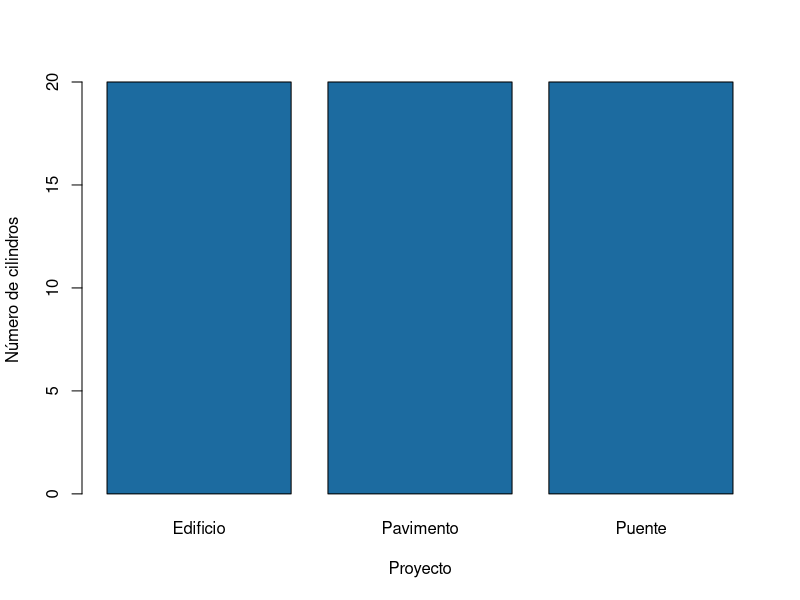
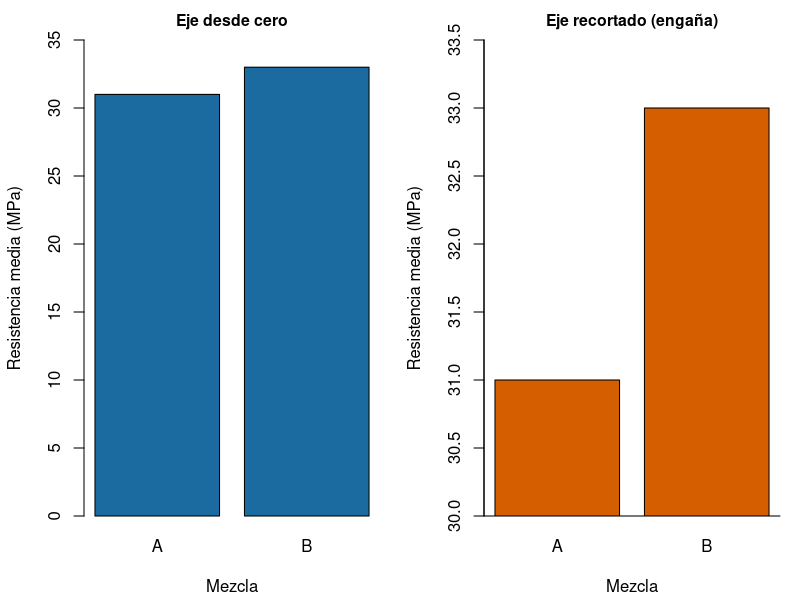
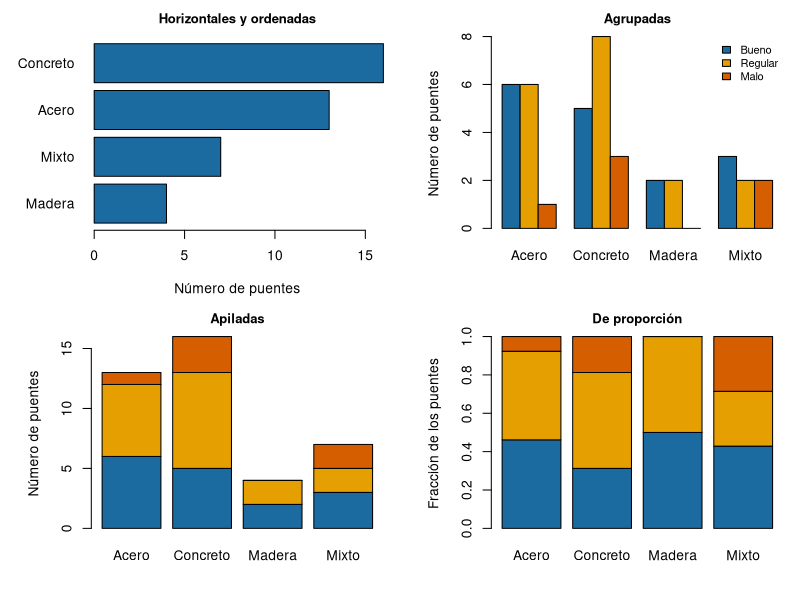
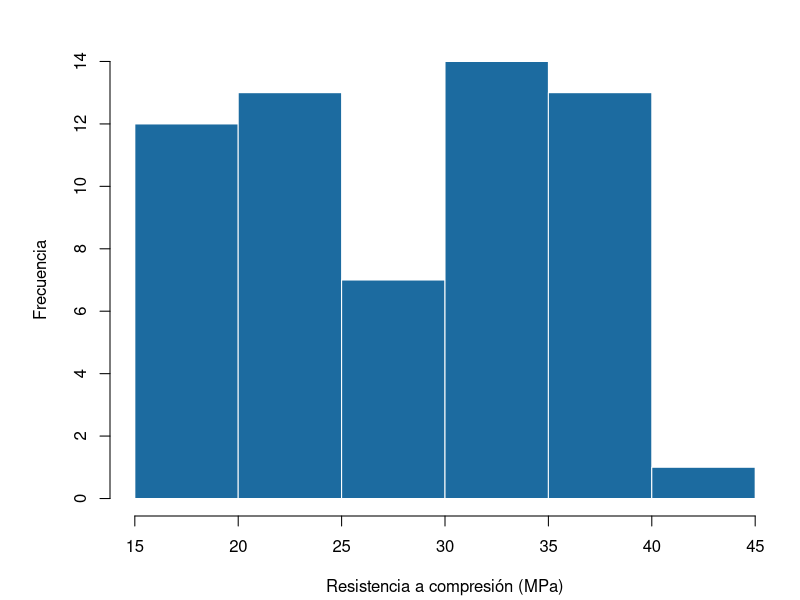
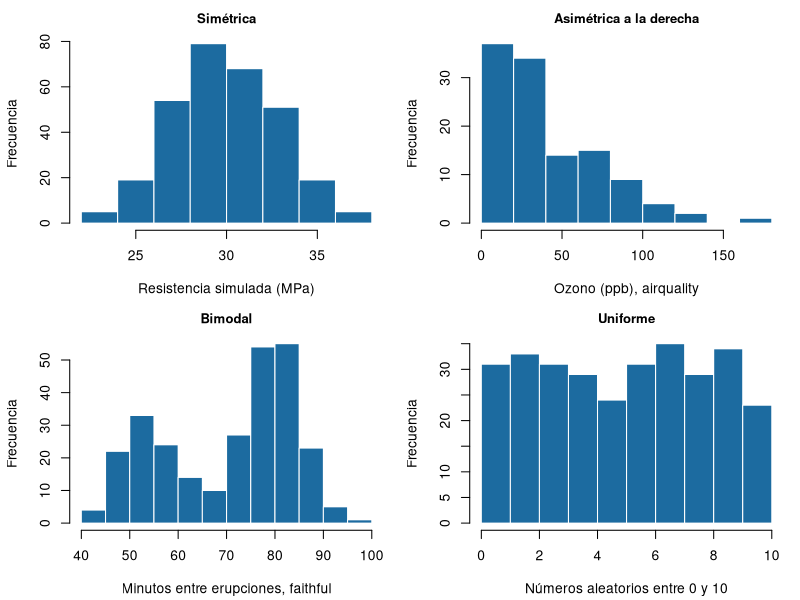
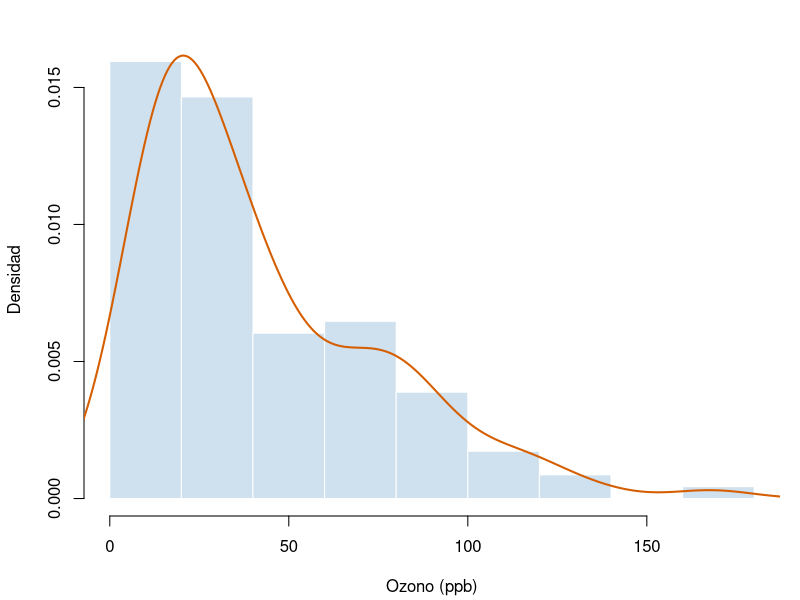
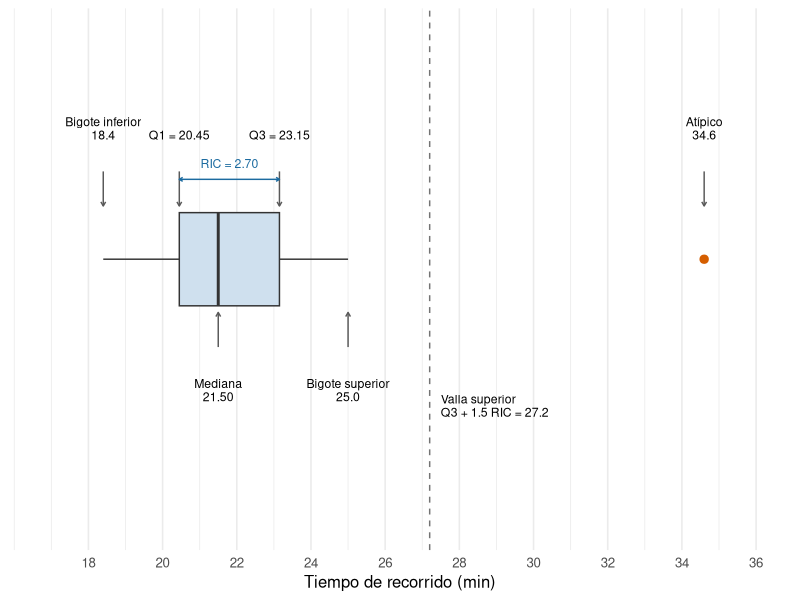
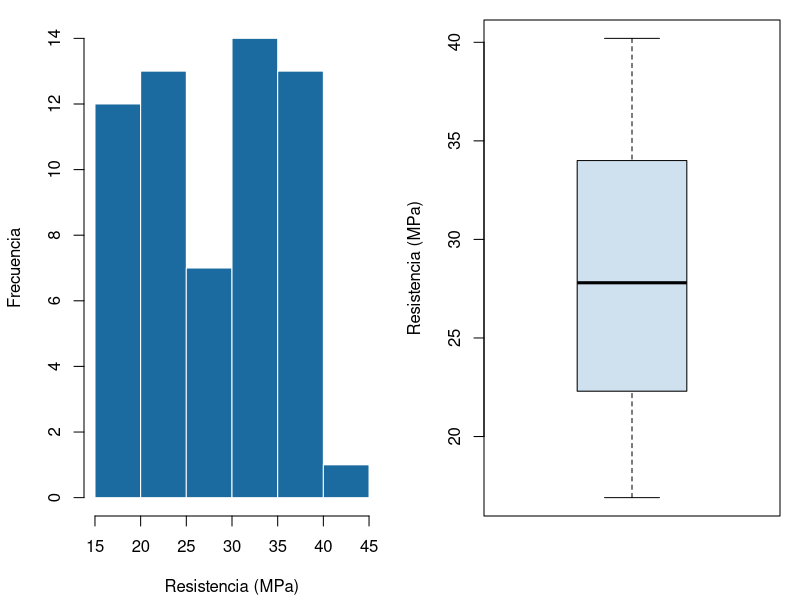

Here is the R script that generated these plots, in order:
## ---- chunk 1
#| echo: false
ensayos <- read.csv("datos/ensayos_concreto_hipoteticos.csv")
transito <- read.csv("datos/transito_horario_hipotetico.csv")
## ---- chunk 2
#| label: tbl-graf-elegir
#| tbl-cap: "Gráfico recomendado según el tipo de variable."
#| echo: false

library(kableExtra)
data.frame(
  variables = c("Una categórica", "Una numérica", "Una numérica según una categórica",
                "Dos numéricas", "Una numérica en el tiempo"),
  pregunta = c("¿Cuántos hay de cada categoría?", "¿Cómo se distribuyen los valores?",
               "¿Cambian los valores entre grupos?", "¿Se relacionan las dos variables?",
               "¿Cómo cambia la variable con el tiempo?"),
  grafico = c("Barras", "Histograma, caja", "Cajas, puntos por grupo", "Dispersión", "Líneas"),
  ejemplo = c("Cilindros por proyecto", "Resistencia de los cilindros",
              "Resistencia por proyecto", "Asentamiento y resistencia", "Vehículos por hora")
) %>%
  kbl(col.names = c("Variables", "Pregunta", "Gráfico", "Ejemplo"), align = "llll") %>%
  kable_styling(full_width = FALSE, bootstrap_options = c("hover", "condensed"))
## ---- chunk 3
#| label: fig-graf-barras-base
#| fig-cap: "Número de cilindros por proyecto, con `barplot()`."
#| fig-alt: "Gráfico de barras con tres barras de igual altura, una por proyecto"

conteo <- table(ensayos$proyecto)
barplot(conteo, col = "#1C6BA0",
        xlab = "Proyecto", ylab = "Número de cilindros")
## ---- chunk 4
#| label: fig-graf-barras-eje
#| fig-cap: "Eje desde cero y eje recortado."
#| fig-alt: "A la izquierda dos barras de altura casi igual, 31 y 33 MPa, con el eje desde cero; a la derecha las mismas barras con el eje desde 30, donde una parece el triple de la otra"
#| echo: false
#| fig-height: 3.4

medias <- c(A = 31.0, B = 33.0)
par(mfrow = c(1, 2), mar = c(4.2, 4.2, 2, 1))
barplot(medias, col = "#1C6BA0", ylim = c(0, 35), main = "Eje desde cero",
        xlab = "Mezcla", ylab = "Resistencia media (MPa)", cex.main = 0.95)
barplot(medias, col = "#D55E00", ylim = c(30, 33.5), xpd = FALSE, main = "Eje recortado (engaña)",
        xlab = "Mezcla", ylab = "Resistencia media (MPa)", cex.main = 0.95)
box(bty = "l")
par(mfrow = c(1, 1))
## ---- chunk 5
#| label: fig-graf-barras-variantes
#| fig-cap: "Variantes del gráfico de barras."
#| fig-alt: "Cuatro paneles: barras horizontales ordenadas por número de puentes, barras agrupadas por estado, barras apiladas y barras apiladas al 100 por ciento"
#| echo: false
#| fig-height: 6
#| fig-width: 9
#| out-width: "95%"

puentes <- read.csv("datos/inspeccion_puentes_hipotetica.csv")
puentes$estado <- factor(puentes$estado, levels = c("Bueno", "Regular", "Malo"))
tab <- table(puentes$estado, puentes$material)
colores <- c("#1C6BA0", "#E69F00", "#D55E00")
par(mfrow = c(2, 2), mar = c(4.2, 5.5, 2.2, 1))
barplot(sort(table(puentes$material)), horiz = TRUE, las = 1, col = "#1C6BA0",
        main = "Horizontales y ordenadas", xlab = "Número de puentes", cex.main = 0.95)
barplot(tab, beside = TRUE, col = colores, main = "Agrupadas", ylab = "Número de puentes",
        legend.text = TRUE, args.legend = list(x = "topright", bty = "n", cex = 0.8), cex.main = 0.95)
barplot(tab, col = colores, main = "Apiladas", ylab = "Número de puentes", cex.main = 0.95)
barplot(prop.table(tab, margin = 2), col = colores, main = "De proporción",
        ylab = "Fracción de los puentes", cex.main = 0.95)
par(mfrow = c(1, 1))
## ---- chunk 6
#| label: fig-graf-hist-base
#| fig-cap: "Histograma de la resistencia de los 60 cilindros, con `hist()`."
#| fig-alt: "Histograma con dos grupos de barras, uno alrededor de 20 MPa y otro alrededor de 35 MPa"

hist(ensayos$resistencia_mpa, col = "#1C6BA0", border = "white",
     main = "", xlab = "Resistencia a compresión (MPa)", ylab = "Frecuencia")
## ---- chunk 7
#| label: fig-graf-hist-formas
#| fig-cap: "Formas frecuentes de un histograma."
#| fig-alt: "Cuatro histogramas: uno simétrico en forma de campana, uno con cola larga a la derecha, uno con dos montañas separadas y uno plano"
#| echo: false
#| fig-height: 5.6
#| fig-width: 9
#| out-width: "95%"

set.seed(4)
par(mfrow = c(2, 2), mar = c(4.2, 4.2, 2.2, 1))
hist(rnorm(300, mean = 30, sd = 3), col = "#1C6BA0", border = "white", main = "Simétrica",
     xlab = "Resistencia simulada (MPa)", ylab = "Frecuencia", cex.main = 0.95)
hist(airquality$Ozone, col = "#1C6BA0", border = "white", main = "Asimétrica a la derecha",
     xlab = "Ozono (ppb), airquality", ylab = "Frecuencia", cex.main = 0.95)
hist(faithful$waiting, breaks = 15, col = "#1C6BA0", border = "white", main = "Bimodal",
     xlab = "Minutos entre erupciones, faithful", ylab = "Frecuencia", cex.main = 0.95)
hist(runif(300, 0, 10), breaks = 10, col = "#1C6BA0", border = "white", main = "Uniforme",
     xlab = "Números aleatorios entre 0 y 10", ylab = "Frecuencia", cex.main = 0.95)
par(mfrow = c(1, 1))
## ---- chunk 8
#| label: fig-graf-hist-densidad
#| fig-cap: "Histograma de densidad del ozono."
#| fig-alt: "Histograma con cola larga a la derecha y una curva suave naranja que sigue la forma de las barras"

ozono <- na.omit(airquality$Ozone)
hist(ozono, freq = FALSE, col = "#cfe0ee", border = "white", main = "",
     xlab = "Ozono (ppb)", ylab = "Densidad")
lines(density(ozono), col = "#D55E00", lwd = 2)
## ---- chunk 9
#| label: fig-graf-caja-partes
#| fig-cap: "Partes de un diagrama de caja."
#| fig-alt: "Diagrama de caja horizontal con flechas que señalan el bigote inferior en 18.4, el primer cuartil en 20.45, la mediana en 21.5, el tercer cuartil en 23.15, el bigote superior en 25.0, la valla superior en 27.2 y un punto atípico en 34.6 minutos"
#| echo: false
#| fig-height: 3.4

library(ggplot2)
tiempo <- c(18.4, 19.1, 19.8, 20.3, 20.6, 21.0, 21.2, 21.5, 21.9, 22.4,
            22.8, 23.5, 24.1, 25.0, 34.6)
q <- quantile(tiempo, c(0.25, 0.5, 0.75))
ric <- unname(q[3] - q[1])
valla_sup <- unname(q[3] + 1.5 * ric)
marcas <- data.frame(
  x = c(18.4, q[1], q[2], q[3], 25.0, 34.6),
  y = c(1.45, 1.45, 0.55, 1.45, 0.55, 1.45),
  texto = c("Bigote inferior\n18.4", "Q1 = 20.45", "Mediana\n21.50", "Q3 = 23.15",
            "Bigote superior\n25.0", "Atípico\n34.6")
)
ggplot(data.frame(tiempo), aes(x = tiempo, y = 1)) +
  geom_boxplot(width = 0.35, fill = "#cfe0ee", outlier.size = 2.5, outlier.colour = "#D55E00") +
  geom_vline(xintercept = valla_sup, linetype = 2, colour = "gray45") +
  geom_segment(data = marcas, aes(x = x, xend = x, y = ifelse(y > 1, y - 0.12, y + 0.12),
                                  yend = ifelse(y > 1, 1.2, 0.8)),
               arrow = arrow(length = unit(0.12, "cm")), colour = "gray35") +
  geom_text(data = marcas, aes(x = x, y = y, label = texto), size = 3.1, lineheight = 0.9,
            vjust = ifelse(marcas$y > 1, 0, 1)) +
  annotate("segment", x = q[1], xend = q[3], y = 1.3, yend = 1.3,
           arrow = arrow(ends = "both", length = unit(0.1, "cm")), colour = "#1C6BA0") +
  annotate("text", x = mean(q[c(1, 3)]), y = 1.36, label = "RIC = 2.70",
           colour = "#1C6BA0", size = 3.1) +
  annotate("text", x = valla_sup + 0.3, y = 0.45, hjust = 0, size = 3.1, lineheight = 0.9,
           label = "Valla superior\nQ3 + 1.5 RIC = 27.2") +
  scale_y_continuous(limits = c(0.0, 1.85), breaks = NULL) +
  scale_x_continuous(breaks = seq(18, 36, 2), limits = c(16.8, 36)) +
  labs(x = "Tiempo de recorrido (min)", y = NULL) +
  theme_minimal(base_size = 12)
## ---- chunk 10
#| label: fig-graf-caja-bimodal
#| fig-cap: "Histograma y caja de los mismos datos."
#| fig-alt: "A la izquierda, un histograma con dos grupos de barras separados; a la derecha, una sola caja ancha sin señal de los dos grupos"
#| echo: false
#| fig-height: 3.6

par(mfrow = c(1, 2), mar = c(4.2, 4.2, 1, 1))
hist(ensayos$resistencia_mpa, col = "#1C6BA0", border = "white", main = "",
     xlab = "Resistencia (MPa)", ylab = "Frecuencia")
boxplot(ensayos$resistencia_mpa, col = "#cfe0ee", ylab = "Resistencia (MPa)")
par(mfrow = c(1, 1))
## ---- chunk 11
#| label: fig-graf-caja-base
#| fig-cap: "Resistencia a 28 días por proyecto, con `boxplot()`."
#| fig-alt: "Tres diagramas de caja; el del puente está más arriba que los del pavimento y el edificio"

e28 <- ensayos[ensayos$edad_dias == 28, ]
boxplot(resistencia_mpa ~ proyecto, data = e28, col = "#cfe0ee",
        xlab = "Proyecto", ylab = "Resistencia a 28 días (MPa)")
## ---- chunk 12
# 1) Datos (min)
tiempo <- c(18.4, 19.1, 19.8, 20.3, 20.6, 21.0, 21.2, 21.5, 21.9, 22.4,
            22.8, 23.5, 24.1, 25.0, 34.6)

# 2) Cuartiles y RIC
cuartiles <- quantile(tiempo, c(0.25, 0.50, 0.75))
cuartiles
ric <- IQR(tiempo)
ric

# 3) Vallas y atípicos
valla_inf <- cuartiles[1] - 1.5 * ric
valla_sup <- cuartiles[3] + 1.5 * ric
c(valla_inf, valla_sup)
tiempo[tiempo < valla_inf | tiempo > valla_sup]

# 4) Comprobación: los cinco números del dibujo y los atípicos
boxplot.stats(tiempo)$stats
boxplot.stats(tiempo)$out
## ---- chunk 13
#| label: fig-graf-caja-tiempos
#| fig-cap: "Tiempos de recorrido de un bus."
#| fig-alt: "Diagrama de caja horizontal entre 18 y 25 minutos con un punto aislado en 34.6 minutos"
#| fig-height: 2.8

# 5) Caja horizontal
boxplot(tiempo, horizontal = TRUE, col = "#cfe0ee",
        xlab = "Tiempo de recorrido (min)")
## ---- chunk 14
#| label: fig-graf-caja-variantes
#| fig-cap: "Variantes del diagrama de caja."
#| fig-alt: "Seis paneles: cajas clásicas, cajas con muescas, cajas de ancho variable, cajas con los puntos encima, violines con una caja angosta dentro y cajas por proyecto y mezcla con dos colores"
#| echo: false
#| fig-height: 6.4
#| fig-width: 9
#| out-width: "95%"

library(patchwork)
tema_v <- theme_minimal(base_size = 10) + theme(plot.title = element_text(size = 10, face = "bold"))
ejes <- labs(x = NULL, y = "Resistencia (MPa)")
e28_desigual <- e28[!(e28$proyecto == "Pavimento" & seq_len(nrow(e28)) %% 2 == 0), ]
p1 <- ggplot(e28, aes(proyecto, resistencia_mpa)) +
  geom_boxplot(fill = "#cfe0ee") + ggtitle("1. Clásica") + ejes + tema_v
p2 <- ggplot(e28, aes(proyecto, resistencia_mpa)) +
  geom_boxplot(fill = "#cfe0ee", notch = TRUE) + ggtitle("2. Con muescas") + ejes + tema_v
p3 <- ggplot(e28_desigual, aes(proyecto, resistencia_mpa)) +
  geom_boxplot(fill = "#cfe0ee", varwidth = TRUE) +
  ggtitle("3. Ancho variable") + ejes + tema_v
p4 <- ggplot(e28, aes(proyecto, resistencia_mpa)) +
  geom_boxplot(fill = "#cfe0ee", outlier.shape = NA) +
  geom_jitter(width = 0.12, height = 0, size = 1.4, colour = "#1C6BA0") +
  ggtitle("4. Caja con puntos") + ejes + tema_v
p5 <- ggplot(e28, aes(proyecto, resistencia_mpa)) +
  geom_violin(fill = "#cfe0ee", colour = "gray40") +
  geom_boxplot(width = 0.12, outlier.shape = NA) + ggtitle("5. Violín con caja") + ejes + tema_v
p6 <- ggplot(e28, aes(proyecto, resistencia_mpa, fill = mezcla)) +
  geom_boxplot() + scale_fill_manual(values = c(A = "#cfe0ee", B = "#E69F00")) +
  ggtitle("6. Por proyecto y mezcla") + ejes + tema_v +
  theme(legend.position = "bottom", legend.key.size = unit(0.35, "cm"))
(p1 + p2 + p3) / (p4 + p5 + p6)
## ---- chunk 15
#| label: fig-graf-dispersion-base
#| fig-cap: "Ozono y temperatura diarios."
#| fig-alt: "Nube de puntos que sube de izquierda a derecha y se curva hacia arriba: con más de 80 grados Fahrenheit el ozono pasa a menudo de 75 ppb"

plot(airquality$Temp, airquality$Ozone, pch = 19, col = "#1C6BA0",
     xlab = "Temperatura máxima (°F)", ylab = "Ozono (ppb)")
## ---- chunk 16
#| label: fig-graf-dispersion-patrones
#| fig-cap: "Patrones de un gráfico de dispersión."
#| fig-alt: "Cuatro nubes de puntos: una que sube en línea recta, una que baja, una redonda sin dirección y una en forma de curva"
#| echo: false
#| fig-height: 5.4
#| fig-width: 8
#| out-width: "90%"

set.seed(11)
x <- runif(60, 0, 10)
par(mfrow = c(2, 2), mar = c(3.2, 3.2, 2.2, 1), mgp = c(2, 0.6, 0))
plot(x, 2 + 0.8 * x + rnorm(60, 0, 0.8), pch = 19, col = "#1C6BA0", main = "Positiva y lineal",
     xlab = "x", ylab = "y", cex.main = 0.95)
plot(x, 10 - 0.7 * x + rnorm(60, 0, 1.2), pch = 19, col = "#1C6BA0", main = "Negativa y lineal",
     xlab = "x", ylab = "y", cex.main = 0.95)
plot(x, rnorm(60, 5, 2), pch = 19, col = "#1C6BA0", main = "Sin relación",
     xlab = "x", ylab = "y", cex.main = 0.95)
plot(x, 0.25 * (x - 5)^2 + rnorm(60, 0, 0.5), pch = 19, col = "#1C6BA0", main = "Curva",
     xlab = "x", ylab = "y", cex.main = 0.95)
par(mfrow = c(1, 1))
## ---- chunk 17
#| label: fig-graf-lineas-base
#| fig-cap: "Vehículos por hora en un día laboral, con `plot()`."
#| fig-alt: "Línea con picos a las 7, a las 13 y a las 17 horas"

lab <- transito[transito$dia == "Laboral", ]
plot(lab$hora, lab$vehiculos, type = "o", pch = 19, col = "#1C6BA0",
     xlab = "Hora del día", ylab = "Vehículos por hora")
## ---- chunk 18
#| label: fig-graf-base-detalles
#| fig-cap: "Vehículos por hora en los dos tipos de día, con una línea de referencia en 800 vehículos por hora."
#| fig-alt: "Dos líneas de vehículos por hora; la del día laboral pasa sobre la línea discontinua de 800 en la mañana y en la tarde, la del fin de semana queda siempre por debajo"

fds <- transito[transito$dia == "Fin de semana", ]
plot(lab$hora, lab$vehiculos, type = "o", pch = 19, col = "#1C6BA0",
     ylim = c(0, 1200), xlab = "Hora del día", ylab = "Vehículos por hora")
lines(fds$hora, fds$vehiculos, type = "o", pch = 17, col = "#E69F00")
abline(h = 800, lty = 2, col = "gray40")
legend("topleft", legend = c("Laboral", "Fin de semana"),
       col = c("#1C6BA0", "#E69F00"), pch = c(19, 17), lty = 1, bty = "n")
## ---- chunk 19
#| label: fig-graf-hist-gg
#| fig-cap: "Histograma de la resistencia por edad del ensayo, con ggplot2."
#| fig-alt: "Histograma con las barras de 7 días a la izquierda en un color y las de 28 días a la derecha en otro"

library(ggplot2)

ggplot(ensayos, aes(x = resistencia_mpa, fill = factor(edad_dias))) +
  geom_histogram(binwidth = 2, color = "white", position = "identity", alpha = 0.8) +
  labs(x = "Resistencia a compresión (MPa)", y = "Frecuencia",
       fill = "Edad (días)") +
  theme_minimal()
## ---- chunk 20
#| label: fig-graf-geoms
#| fig-cap: "Cuatro geometrías de ggplot2 con los datos de ensayos y de tránsito."
#| fig-alt: "Cuatro paneles: barras por proyecto, cajas de resistencia por proyecto, dispersión de asentamiento contra resistencia y líneas de vehículos por hora"
#| fig-width: 9
#| fig-height: 6.5
#| out-width: "85%"
#| echo: false

library(patchwork)
tema <- theme_minimal(base_size = 11)
g1 <- ggplot(ensayos, aes(proyecto)) + geom_bar(fill = "#1C6BA0") +
  labs(title = "geom_bar()", x = "Proyecto", y = "Cilindros") + tema
g2 <- ggplot(e28, aes(proyecto, resistencia_mpa)) + geom_boxplot(fill = "#cfe0ee") +
  labs(title = "geom_boxplot()", x = "Proyecto", y = "Resistencia a 28 días (MPa)") + tema
g3 <- ggplot(e28, aes(asentamiento_mm, resistencia_mpa)) + geom_point(color = "#1C6BA0", size = 2) +
  labs(title = "geom_point()", x = "Asentamiento (mm)", y = "Resistencia (MPa)") + tema
g4 <- ggplot(transito, aes(hora, vehiculos, color = dia)) + geom_line(linewidth = 0.9) +
  labs(title = "geom_line()", x = "Hora", y = "Vehículos por hora", color = NULL) + tema +
  theme(legend.position = "bottom")
(g1 | g2) / (g3 | g4)
## ---- chunk 21
#| label: fig-graf-facetas
#| fig-cap: "Resistencia por mezcla y edad, un panel por proyecto."
#| fig-alt: "Tres paneles de puntos, uno por proyecto, con la resistencia de cada mezcla a 7 y 28 días"
#| fig-width: 9
#| fig-height: 3.5
#| out-width: "85%"

ggplot(ensayos, aes(x = factor(edad_dias), y = resistencia_mpa, color = mezcla)) +
  geom_point(position = position_jitter(width = 0.1, seed = 1), size = 2) +
  facet_wrap(~ proyecto) +
  labs(x = "Edad del ensayo (días)", y = "Resistencia (MPa)", color = "Mezcla") +
  theme_minimal()
## ---- chunk 22
#| label: fig-graf-escalas
#| fig-cap: "Resistencia a 28 días por proyecto y mezcla, con colores, escala y tema ajustados."
#| fig-alt: "Cajas de resistencia por proyecto, dos por proyecto, en azul para la mezcla A y en naranja para la B, con el eje vertical de 25 a 45 MPa"

ggplot(e28, aes(x = proyecto, y = resistencia_mpa, fill = mezcla)) +
  geom_boxplot() +
  scale_fill_manual(values = c("A" = "#1C6BA0", "B" = "#E69F00")) +
  scale_y_continuous(limits = c(25, 45), breaks = seq(25, 45, 5)) +
  labs(x = "Proyecto", y = "Resistencia a 28 días (MPa)", fill = "Mezcla") +
  theme_minimal(base_size = 13) +
  theme(legend.position = "bottom")
## ---- chunk 23
#| label: fig-graf-referencia
#| fig-cap: "Resistencia a 28 días de cada cilindro y resistencia de diseño de su proyecto (línea discontinua)."
#| fig-alt: "Tres paneles de puntos, uno por proyecto, cada uno con una línea horizontal discontinua en su resistencia de diseño; solo un punto del edificio queda debajo de su línea"
#| fig-width: 9
#| fig-height: 3.5
#| out-width: "85%"

disenos <- data.frame(proyecto = c("Edificio", "Pavimento", "Puente"),
                      fc = c(28, 30, 35))

ggplot(e28, aes(x = mezcla, y = resistencia_mpa)) +
  geom_point(position = position_jitter(width = 0.1, seed = 1),
             color = "#1C6BA0", size = 2) +
  geom_hline(data = disenos, aes(yintercept = fc), linetype = "dashed") +
  facet_wrap(~ proyecto) +
  labs(x = "Mezcla", y = "Resistencia a 28 días (MPa)") +
  theme_minimal()
## ---- chunk 24
#| label: fig-graf-col
#| fig-cap: "Resistencia media por proyecto y edad del ensayo."
#| fig-alt: "Barras agrupadas por proyecto, una para 7 días y otra más alta para 28 días, con el valor de la media escrito sobre cada barra"

library(dplyr)
medias <- ensayos %>%
  group_by(proyecto, edad_dias) %>%
  summarise(media = mean(resistencia_mpa), .groups = "drop")

ggplot(medias, aes(x = proyecto, y = media, fill = factor(edad_dias))) +
  geom_col(position = "dodge") +
  geom_text(aes(label = round(media, 1)), position = position_dodge(width = 0.9),
            vjust = -0.4, size = 3.5) +
  scale_fill_manual(values = c("7" = "#9ecae1", "28" = "#1C6BA0")) +
  labs(x = "Proyecto", y = "Resistencia media (MPa)", fill = "Edad (días)") +
  theme_minimal()
## ---- chunk 25
#| label: fig-graf-smooth
#| fig-cap: "Asentamiento y resistencia a 28 días, con una recta de tendencia por proyecto."
#| fig-alt: "Puntos de tres colores, uno por proyecto, cada grupo con su recta de tendencia; las rectas son casi horizontales"

ggplot(e28, aes(x = asentamiento_mm, y = resistencia_mpa, color = proyecto)) +
  geom_point(size = 2) +
  geom_smooth(method = "lm", se = FALSE) +
  scale_color_viridis_d(end = 0.85) +
  labs(x = "Asentamiento (mm)", y = "Resistencia a 28 días (MPa)", color = "Proyecto") +
  theme_minimal()
## ---- chunk 26
#| label: fig-graf-ejemplo
#| fig-cap: "Histograma de la resistencia a 28 días con clases de 2 MPa."
#| fig-alt: "Histograma con ocho barras entre 26 y 42 MPa; las más altas están entre 30 y 34 y entre 36 y 38 MPa"

# 1) Resistencias a 28 días
ensayos <- read.csv("datos/ensayos_concreto_hipoteticos.csv")
r28 <- ensayos$resistencia_mpa[ensayos$edad_dias == 28]

# 2) Límites de las clases
limites <- seq(26, 42, by = 2)

# 3) Cuadro de frecuencias (right = FALSE: [a, b))
table(cut(r28, breaks = limites, right = FALSE))

# 4) Histograma en R base (el de ggplot2 va en el bloque siguiente)
hist(r28, breaks = limites, right = FALSE, col = "#1C6BA0", border = "white",
     main = "", xlab = "Resistencia a 28 días (MPa)", ylab = "Frecuencia")
## ---- chunk 27
#| label: fig-graf-umbral
#| fig-cap: "Vehículos por hora en los dos tipos de día y umbral de 800 vehículos por hora."
#| fig-alt: "Dos líneas con puntos; la del día laboral cruza la línea discontinua de 800 en la punta de la mañana y en la de la tarde, la del fin de semana queda debajo todo el día"

# 1) Datos
transito <- read.csv("datos/transito_horario_hipotetico.csv")

# 2) Conteo con R base y con dplyr
tapply(transito$vehiculos > 800, transito$dia, sum)
transito %>%
  group_by(dia) %>%
  summarise(horas_sobre_800 = sum(vehiculos > 800))

# 3) Gráfico
ggplot(transito, aes(x = hora, y = vehiculos, color = dia)) +
  geom_line(linewidth = 0.8) +
  geom_point(size = 1.8) +
  geom_hline(yintercept = 800, linetype = "dashed") +
  annotate("text", x = 0, y = 840, label = "800 veh/h", hjust = 0, size = 3.5) +
  scale_x_continuous(breaks = seq(0, 23, 3)) +
  scale_color_manual(values = c("Laboral" = "#1C6BA0", "Fin de semana" = "#E69F00")) +
  labs(x = "Hora del día", y = "Vehículos por hora", color = NULL) +
  theme_minimal() +
  theme(legend.position = "bottom")
